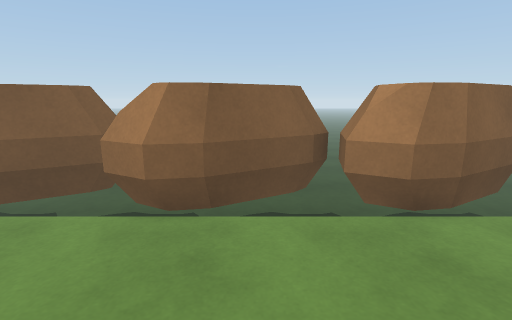
View 1 (above)

15 first-person views from a walk through a 3-D level made in the Unity game engine. The camera is 1.3 m above the floor, tilts 12° down and sees 85° across. The floor is counted in squares, 0.5 m on a side. Each view is taken from the middle of a square. On the plan, view 1 faces up. The plan holds only what a view shows up to about 19 squares ahead; the rest is blank. The place goes on beyond the plan.

View 2
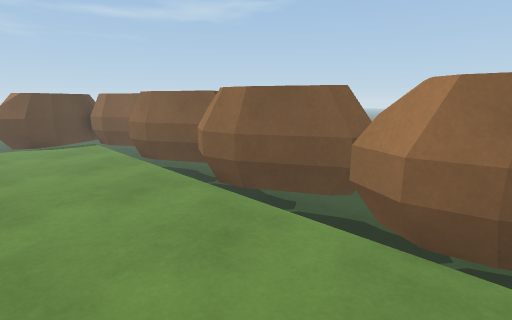

View 3
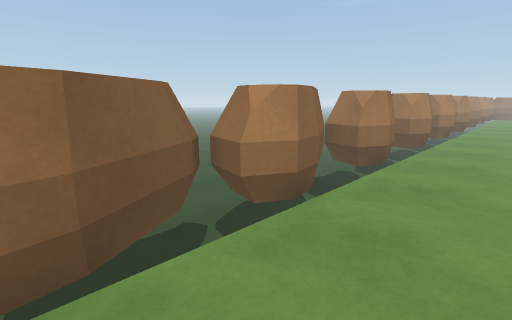

View 4
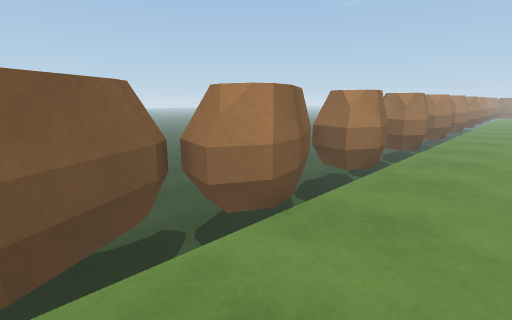

View 5
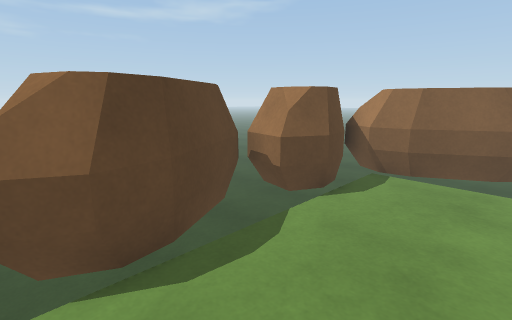

View 6
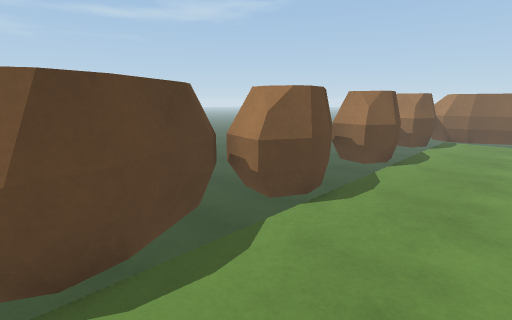

View 7
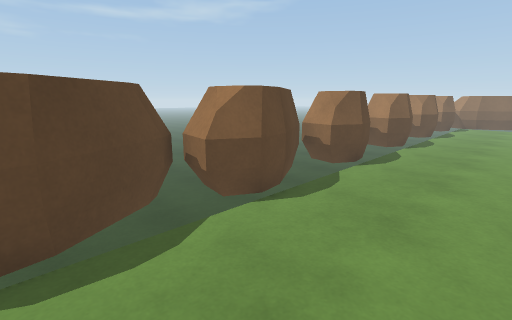

View 8
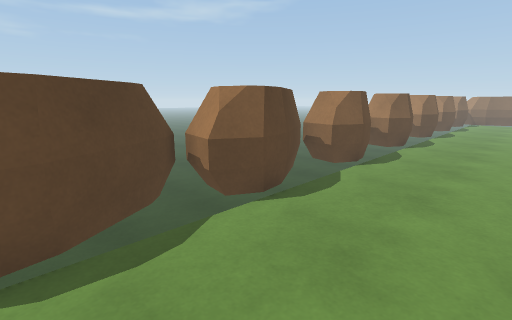

View 9
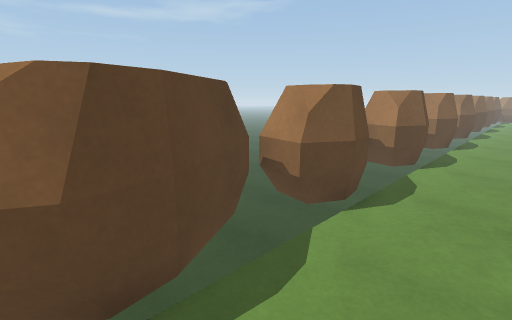

View 10
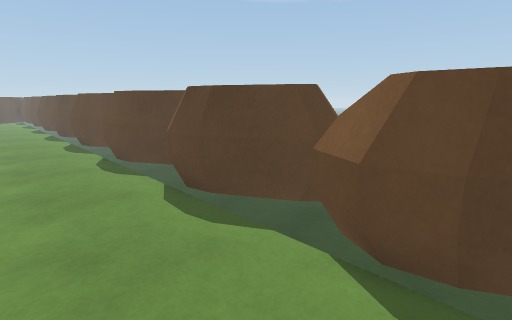

View 11
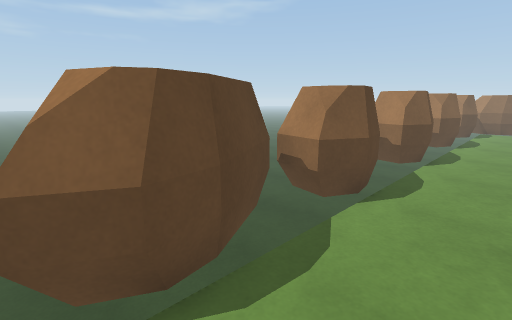

View 12
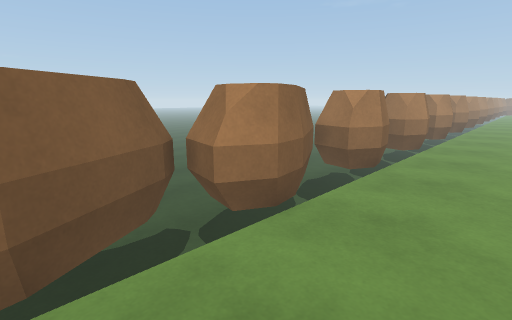

View 13
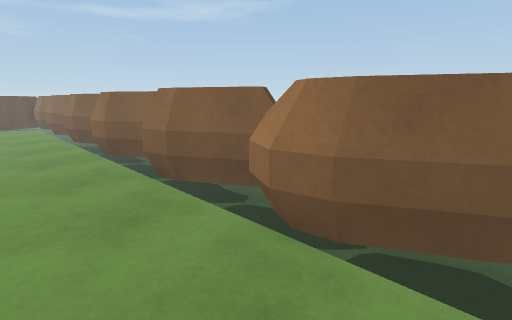

View 14
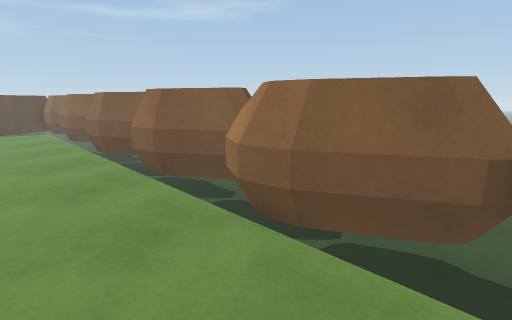

View 15
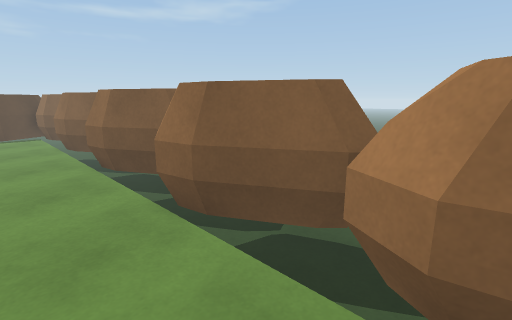

### Floor plan
Key: @ floor where view 1 was taken; # wall or solid block; . floor; = window, fence, low wall or low ledge; ^ raised ledge; v drop or lower ground.
Columns run from 21 left of view 1 to 13 right of it. Each row starts with its distance up from view 1.
  8     ^### ##########  ####  ####  ##
  7 #^^#vv####vv####vv####vv# ##v## ##v
  6 ###vvv=##vvv=##vvv###vvv###vvv###vv
  5 #v.................................
  4 ##.................................
  3 ##.................................
  2 ##.................................
  1 vv...............   .
  0 #v....               @
 -1 #v....
 -2 ##....
 -3 ##....
 -4 #v....
 -5  v....
 -6 #v....
 -7 ^v....
 -8 ^#....
 -9 ^#....
-10 #v....
-11 vv....
-12 #v.....
-13 ^v.....
-14 ^#.....
-15 ^#.....
-16 #v.....
-17 vv.....
-18 #v.....
-19 ^v.....
-20 ^#.....
-21 ^#.....
-22 #v.....
-23 vv.....
-24 #v.....
-25 ##.....
-26  #.....
-27 ##.....
-28 #v.....
-29 vv....
-30 #v....
-31 ##....
-32  #.....
-33 ##....
-34 #v...
-35 vv...
-36 #v...
-37 ##...
-38  #...
-39  #...

Positions as (right, up) in squares from view 1, and headings:
1: (0, 0), facing up
2: (-1, 1), facing up-left
3: (-2, 2), facing up-right
4: (-7, 2), facing up-right
5: (-16, -4), facing up-left
6: (-16, -15), facing up-left
7: (-15, -26), facing up-left
8: (-15, -32), facing up-left
9: (-17, -39), facing up-left
10: (-16, -19), facing down-left
11: (-17, -22), facing up-left
12: (-19, 2), facing up-right
13: (13, 2), facing up-left
14: (8, 2), facing up-left
15: (4, 3), facing up-left
